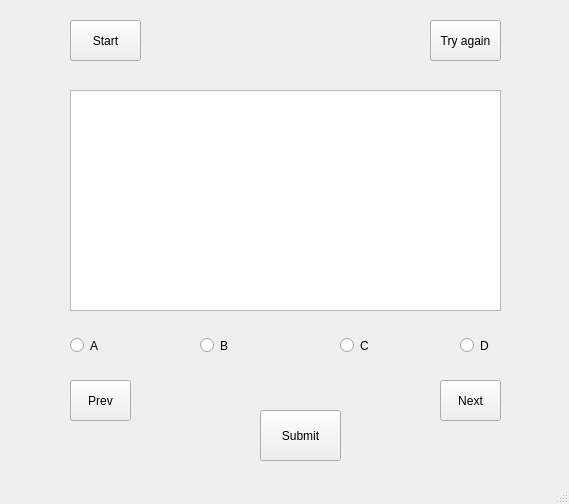
<?xml version="1.0" encoding="UTF-8"?>
<ui version="4.0">
 <class>MainWindow</class>
 <widget class="QMainWindow" name="MainWindow">
  <property name="geometry">
   <rect>
    <x>0</x>
    <y>0</y>
    <width>569</width>
    <height>504</height>
   </rect>
  </property>
  <property name="windowTitle">
   <string>MainWindow</string>
  </property>
  <widget class="QWidget" name="centralwidget">
   <widget class="QPushButton" name="btn_start">
    <property name="geometry">
     <rect>
      <x>70</x>
      <y>20</y>
      <width>71</width>
      <height>41</height>
     </rect>
    </property>
    <property name="text">
     <string>Start</string>
    </property>
   </widget>
   <widget class="QPushButton" name="try_again">
    <property name="geometry">
     <rect>
      <x>430</x>
      <y>20</y>
      <width>71</width>
      <height>41</height>
     </rect>
    </property>
    <property name="text">
     <string>Try again</string>
    </property>
   </widget>
   <widget class="QRadioButton" name="choiceA">
    <property name="geometry">
     <rect>
      <x>70</x>
      <y>330</y>
      <width>41</width>
      <height>31</height>
     </rect>
    </property>
    <property name="text">
     <string>A </string>
    </property>
   </widget>
   <widget class="QRadioButton" name="choiceB">
    <property name="geometry">
     <rect>
      <x>200</x>
      <y>330</y>
      <width>41</width>
      <height>31</height>
     </rect>
    </property>
    <property name="text">
     <string>B</string>
    </property>
   </widget>
   <widget class="QRadioButton" name="choiceC">
    <property name="geometry">
     <rect>
      <x>340</x>
      <y>330</y>
      <width>41</width>
      <height>31</height>
     </rect>
    </property>
    <property name="text">
     <string>C</string>
    </property>
   </widget>
   <widget class="QRadioButton" name="choiceD">
    <property name="geometry">
     <rect>
      <x>460</x>
      <y>330</y>
      <width>41</width>
      <height>31</height>
     </rect>
    </property>
    <property name="text">
     <string>D</string>
    </property>
   </widget>
   <widget class="QPushButton" name="prev">
    <property name="geometry">
     <rect>
      <x>70</x>
      <y>380</y>
      <width>61</width>
      <height>41</height>
     </rect>
    </property>
    <property name="text">
     <string>Prev</string>
    </property>
   </widget>
   <widget class="QPushButton" name="next">
    <property name="geometry">
     <rect>
      <x>440</x>
      <y>380</y>
      <width>61</width>
      <height>41</height>
     </rect>
    </property>
    <property name="text">
     <string>Next</string>
    </property>
   </widget>
   <widget class="QPushButton" name="submit">
    <property name="geometry">
     <rect>
      <x>260</x>
      <y>410</y>
      <width>81</width>
      <height>51</height>
     </rect>
    </property>
    <property name="text">
     <string>Submit</string>
    </property>
   </widget>
   <widget class="QTextBrowser" name="textBrowser">
    <property name="geometry">
     <rect>
      <x>70</x>
      <y>90</y>
      <width>431</width>
      <height>221</height>
     </rect>
    </property>
   </widget>
  </widget>
  <widget class="QMenuBar" name="menubar">
   <property name="geometry">
    <rect>
     <x>0</x>
     <y>0</y>
     <width>569</width>
     <height>21</height>
    </rect>
   </property>
  </widget>
  <widget class="QStatusBar" name="statusbar"/>
 </widget>
 <resources/>
 <connections/>
</ui>
